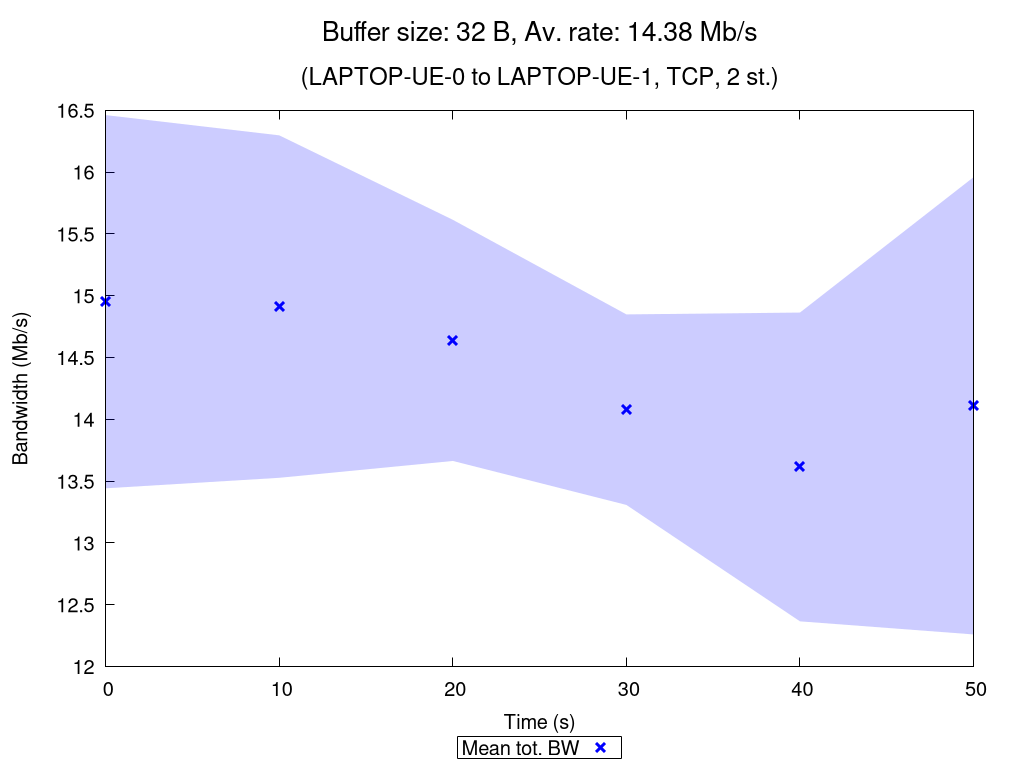

Recreate this plot in gnuplot.
set terminal pngcairo nocrop enhanced size 1024,768 font "Verdana,15"
set output "TCP_2_st_2020_10_18_01-51-37_one2two_00032B.png"

set title "{/=20 Buffer size: 32 B, Av. rate: 14.38 Mb/s}\n\n{/=18 (LAPTOP-UE-0 to LAPTOP-UE-1, TCP, 2 st.)}"

set xlabel "Time (s)"
set ylabel "Bandwidth (Mb/s)"
set ytics nomirror
set key bmargin center horizontal box samplen 1 width -1
set bmargin 4.6
set rmargin 4.5

rf = 1000000.0  # rate factor
set style fill transparent solid 0.2 noborder
set autoscale xfix
plot "TCP_2_st_2020_10_18_01-51-37_one2two_00032B_iperf_processed.dat" using 1:($2/rf-$3/rf):($2/rf+$3/rf) with filledcurves lc rgb "blue" notitle, \
     "" using 1:($2/rf) with points pt 2 ps 1.5 lw 3 lc rgb "blue" title "Mean tot. BW", \
